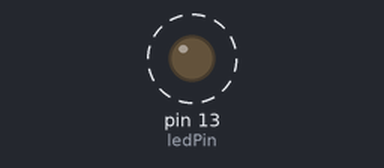
This sketch was run on a simulated Arduino Uno, built with avr-gcc and run on an emulated ATmega328P. Parts: output pins drawn as LEDs (lit = HIGH). Dashed ring = blinking.

Above: at 0.5 s.
Timing chart, 0 to 3.5 s (numbered marks = the images above):
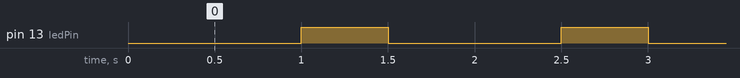

Measured:
- by itself, pin 13 (ledPin): alternates HIGH for 0.50 s and LOW for 1.0 s, 8 changes in all, then stays LOW

The sketch:

blinkTheBinaryOfNumber.ino
```cpp
const int ledPin =  LED_BUILTIN;
int ledState = LOW;
unsigned long previousMillis = 0;
const long interval = 1000;


int binaryNum[6];

int binary() {

    int i = 0;
    int n = 45;
    while (n > 0) {

        binaryNum[i] = n % 2;
        n = n / 2;
        i++;
    }
}

void setup() {
  pinMode(ledPin, OUTPUT);
}


void loop() {
  for(int i = sizeof(binaryNum) - 1; i >= 0 ; i++) {
    digitalWrite(ledPin, binaryNum[i]);
    delay(500);
  }
}
```
